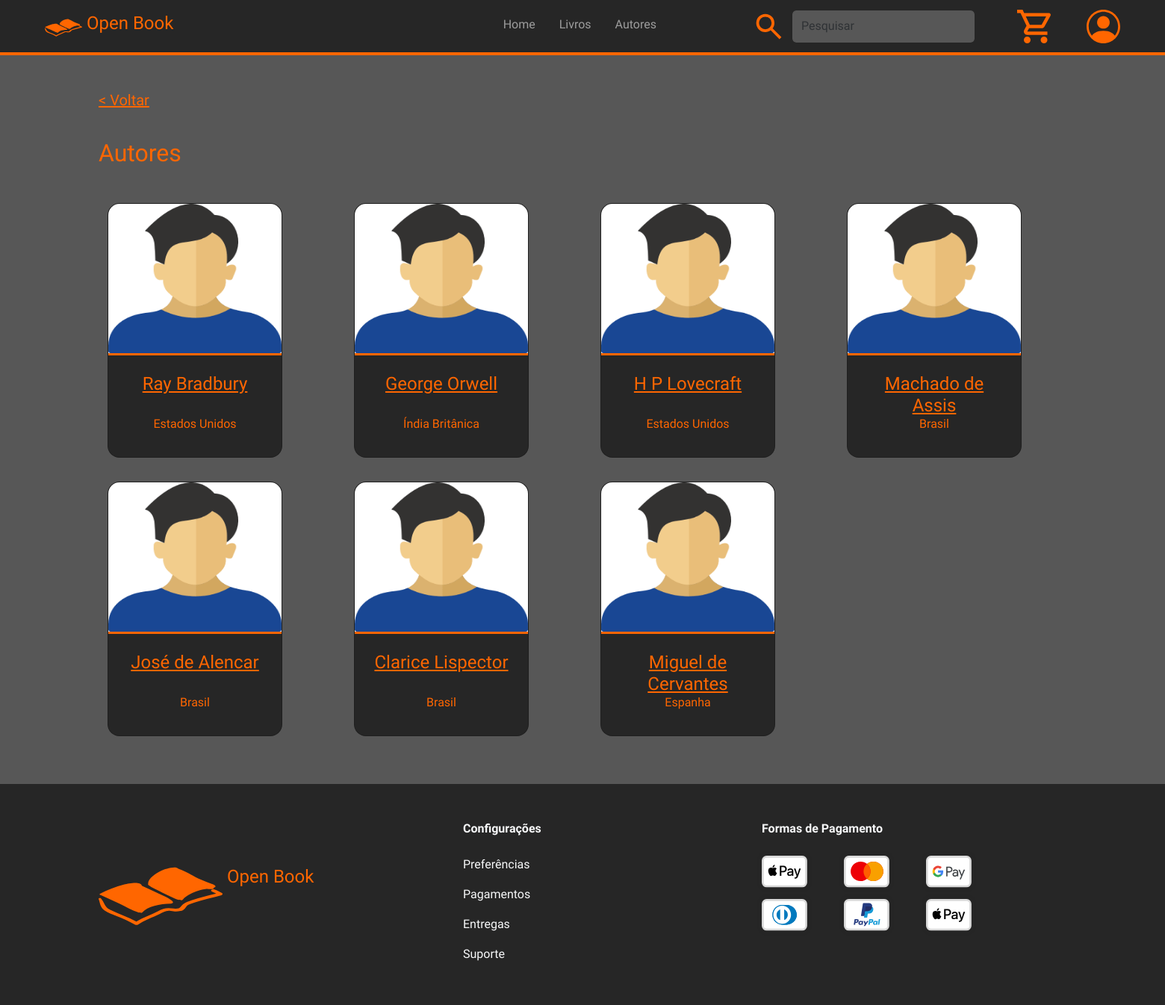
/views/verAutores.php (signed in), run on the app's committed database.
### tables this page shows
CREATE TABLE `autor` (
  `cod_autor` int(11) NOT NULL,
  `nome_autor` varchar(60) NOT NULL,
  `biografia_autor` varchar(2000) NOT NULL,
  `data_nascimento_autor` date NOT NULL,
  `data_falecimento_autor` date DEFAULT NULL,
  `nacionalidade_autor` varchar(35) DEFAULT NULL
);

### connection/conexao.php (called while the page is built, shortened)
<?php
    class Conexao {
        private $host = "localhost";
        private $usuario = "root";
        private $senha = "";
        private $banco = "db_livraria";
        private $conexao;
        public function __construct() {
            $this->conexao = new mysqli($this->host, $this->usuario, $this->senha, $this->banco);
        }
        public function getConexao() {
            return $this->conexao;
        }
    }
?>

### controllers/autorController.php (called while the page is built, shortened)
<?php
require_once $_SERVER['DOCUMENT_ROOT'] . '/Projeto_Livraria_Web/src/models/autor.php';
class AutorController {
    private $autor;
    public function __construct() {
        $this->autor = new Autor();
    }
    public function listar(){
        return $this->autor->listar();
    }
}
?>

### models/autor.php (called while the page is built, shortened)
<?php
require_once $_SERVER['DOCUMENT_ROOT'] . '/Projeto_Livraria_Web/src/connection/conexao.php';
class Autor {
    private $conexao;
    public function __construct() {
        $this->conexao = new Conexao();
    }
    public function listar() {
        $sql = "SELECT * FROM autor";
        $stmt = $this->conexao->getConexao()->prepare($sql);
        $stmt->execute();
        $result = $stmt->get_result();
        $autores = [];
        while ($autor = $result->fetch_assoc()) {
            $autores[] = $autor;
        }
        return $autores;
    }
}
?>

### views/verAutores.php (the view, shortened to what this page needs)
<?php
require_once $_SERVER['DOCUMENT_ROOT'] . "/Projeto_Livraria_Web/src/controllers/autorController.php";
?>
<!DOCTYPE html>
<html lang="en">
<head>
    <link rel="stylesheet" href="../assets/scss/main.css">
</head>
<body class="background-dark-light overflow-x-hidden">
    <?php require_once '../components/header.php' ?>
    <div class="container mt-sm-5 text-light">
        <div class="row">
            <div class="col text-start">
                <h5><a href="javascript:history.back()" class="link-warning">
                        < Voltar</a>
                </h5>
            </div>
        </div>
        <div class="row mt-sm-3 justify-content-between">
            <div class="col mt-sm-3 text-start lexend-title-semibold">
                <h2 class="text-warning">Autores</h2>
            </div>
        </div>
        <div class="row row-cols-md-4 row-cols-1 justify-content-start text-light mt-sm-4">
            <?php
                $autorController = new AutorController();
                $autores = $autorController->listar();
                foreach ($autores as $autor) { ?>
                    <div class="col-sm-3 col-12 mb-sm-3 mb-2">
                        <div class="row book-carousel mx-auto mt-3 column-gap-0">
                            <div class="col">
                                <div class="card book-card bg-dark rounded-4 overflow-hidden">
                                    <div class="row border-bottom border-3 border-warning bg-white">
                                        <img src="../assets/imgs/static/autorplaceholder.png" alt="author image" class="mx-auto book-card-image" style="cursor: pointer" onclick="location.href = 'http://localhost/Projeto_Livraria_Web/src/views/autorpag.php?acao=semacao&codAutor=<?php echo $autor['cod_autor']; ?>';">
                                    </div>
                                    <div class="row mx-1">
                                        <div class="card-body text-white text-center">
                                            <a href="autorpag.php?acao=semacao&codAutor=<?php echo $autor['cod_autor']; ?>" class="link-warning"><h4 class="card-title book-card-title mt-2 text-warning"><?php echo $autor['nome_autor']; ?></h4></a>
                                            <p class="text-warning"><?php echo $autor['nacionalidade_autor']; ?></p>
                                        </div>
                                    </div>
                                </div>
                            </div>
                        </div>
                    </div>
            <?php } ?>
        </div>
    </div>
</body>
<?php require_once '../components/footer.php' ?>
</html>

### data on the page
autor: nome_autor "Ray Bradbury", nacionalidade_autor "Estados Unidos"
autor: nome_autor "George Orwell", nacionalidade_autor "Índia Britânica"
autor: nome_autor "H P Lovecraft", nacionalidade_autor "Estados Unidos"
autor: nome_autor "Machado de Assis", nacionalidade_autor "Brasil"
autor: nome_autor "José de Alencar", nacionalidade_autor "Brasil"
autor: nome_autor "Clarice Lispector", nacionalidade_autor "Brasil"
autor: nome_autor "Miguel de Cervantes", nacionalidade_autor "Espanha"
